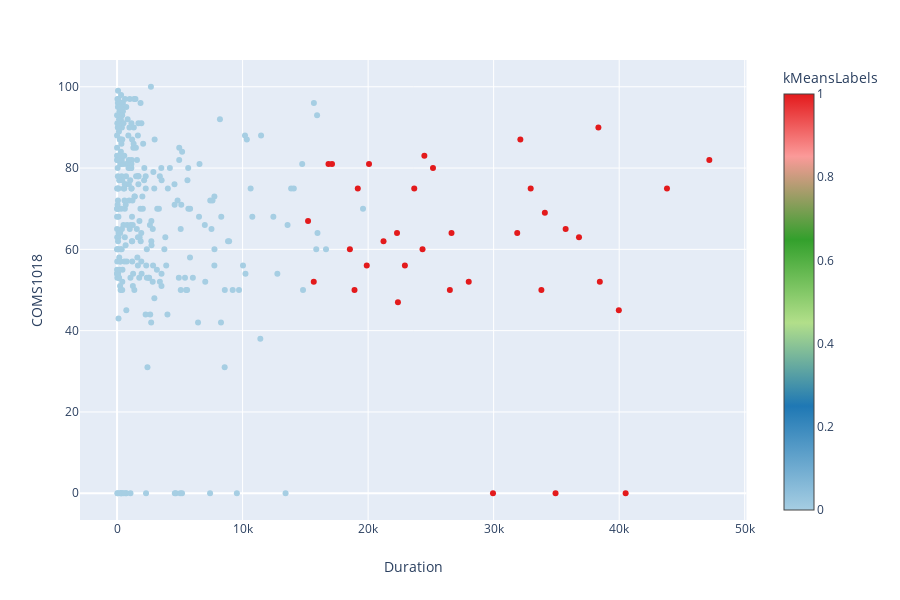

Notebook source saved alongside this figure:
### Code cell
import plotly.express as px
colorscale=[[0, "rgb(166,206,227)"],
            [0.25, "rgb(31,120,180)"],
            [0.45, "rgb(178,223,138)"],
            [0.65, "rgb(51,160,44)"],
            [0.85, "rgb(251,154,153)"],
            [1, "rgb(227,26,28)"]]
px.scatter(data_frame=df_comb, x = 'Duration', y = 'COMS1018', color='kMeansLabels', color_continuous_scale=colorscale)

### Figure 1 — Plotly figure (JSON) as saved in the notebook; plotly's stock layout.template omitted (floating-point values rounded to 4 significant figures; data arrays with more than 128 entries replaced by an {"elided": "..."} marker saying what was removed)
{"data": [{"hoverlabel": {"namelength": 0}, "hovertemplate": "Duration=%{x}<br>COMS1018=%{y}<br>kMeansLabels=%{marker.color}", "legendgroup": "", "marker": {"color": {"elided": "331 int values"}, "coloraxis": "coloraxis", "symbol": "circle"}, "mode": "markers", "name": "", "showlegend": false, "type": "scatter", "x": {"elided": "331 float values"}, "xaxis": "x", "y": {"elided": "331 int values"}, "yaxis": "y"}], "layout": {"coloraxis": {"colorbar": {"title": {"text": "kMeansLabels"}}, "colorscale": [[0, "rgb(166,206,227)"], [0.25, "rgb(31,120,180)"], [0.45, "rgb(178,223,138)"], [0.65, "rgb(51,160,44)"], [0.85, "rgb(251,154,153)"], [1, "rgb(227,26,28)"]]}, "height": 600, "legend": {"tracegroupgap": 0}, "margin": {"t": 60}, "xaxis": {"anchor": "y", "domain": [0, 0.98], "title": {"text": "Duration"}}, "yaxis": {"anchor": "x", "domain": [0, 1], "title": {"text": "COMS1018"}}}}
